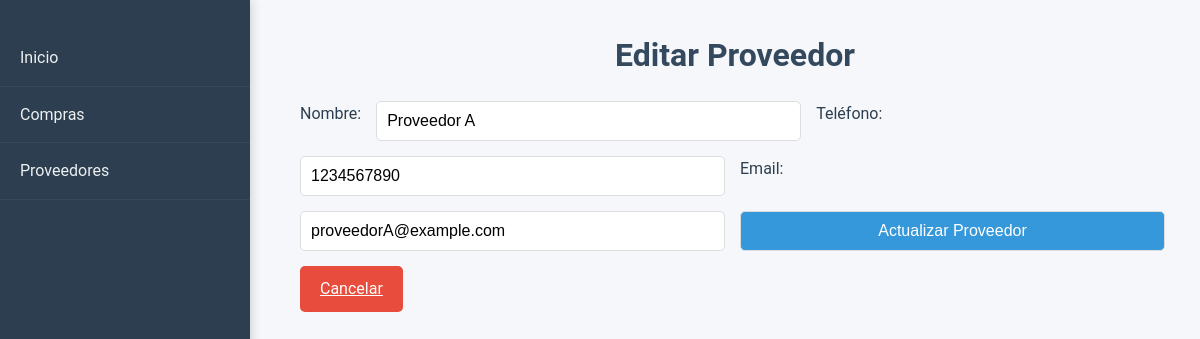
Screenshot of /proveedores/editar_proveedor.php?id=1 with the database file from the repository.
### tables this page shows
CREATE TABLE `proveedores` (
  `ID_Proveedor` int(11) NOT NULL,
  `Nombre` varchar(100) NOT NULL,
  `Contacto` varchar(100) DEFAULT NULL,
  `Telefono` varchar(15) DEFAULT NULL,
  `Direccion` varchar(255) DEFAULT NULL
);

### proveedores/editar_proveedor.php (the view, shortened to what this page needs)
<?php
include('../includes/conexion.php');
if (isset($_GET['id'])) {
    $id = $_GET['id'];
    $query = "SELECT * FROM proveedores WHERE ID_Proveedor = $id";
    $result = mysqli_query($conexion, $query);
    $proveedor = mysqli_fetch_assoc($result);
} else {
    header("Location: proveedores.php?error=ID no proporcionado");
    exit();
}
?>
<!DOCTYPE html>
<html lang="es">
<head>
    <link rel="stylesheet" href="../assets/css/styles.css">
</head>
<body>
    <div class="sidebar">
        <a href="../index.php">Inicio</a>
        <a href="../compras/compras.php">Compras</a>
        <a href="proveedores.php">Proveedores</a>
    </div>
    <div class="main-content">
        <h1>Editar Proveedor</h1>
        <form action="editar_proveedor.php?id=<?= $proveedor['ID_Proveedor']; ?>" method="POST">
            <label for="nombre">Nombre:</label>
            <input type="text" id="nombre" name="nombre" value="<?= $proveedor['Nombre']; ?>" required>
            <label for="telefono">Teléfono:</label>
            <input type="text" id="telefono" name="telefono" value="<?= $proveedor['Telefono']; ?>" required>
            <label for="email">Email:</label>
            <input type="email" id="email" name="email" value="<?= $proveedor['Contacto']; ?>" required>
            <button type="submit">Actualizar Proveedor</button>
            <a href="proveedores.php" class="btn btn-cancel">Cancelar</a>
        </form>
    </div>
</body>
</html>

### assets/css/styles.css (style rules this page uses)
* { margin: 0; padding: 0; box-sizing: border-box; }
body { font-family: 'Roboto', sans-serif; background-color: #f5f7fa; color: #2c3e50; line-height: 1.6; }
h1, h2, h3 { color: #34495e; text-align: center; margin-bottom: 20px; font-weight: bold; }
h1 { font-size: 2rem; margin-bottom: 20px; }
.sidebar { width: 250px; position: fixed; top: 0; left: 0; height: 100%; background-color: #2c3e50; padding-top: 30px; box-shadow: 2px 0 10px rgba(0, 0, 0, 0.15); z-index: 1000; transition: width 0.3s ease-in-out; }
.sidebar a { color: #ecf0f1; display: block; padding: 15px 20px; text-decoration: none; font-size: 16px; border-bottom: 1px solid #34495e; transition: background-color 0.3s ease, padding-left 0.3s ease; }
.main-content { margin-left: 270px; padding: 30px; }
button, .btn { background-color: #3498db; color: #ffffff; border: none; padding: 10px 20px; font-size: 16px; border-radius: 5px; cursor: pointer; transition: background-color 0.3s ease, transform 0.2s ease; }
.btn-cancel { background-color: #e74c3c; }
form { margin-top: 20px; display: flex; flex-wrap: wrap; gap: 15px; }
form input, form select, form button { width: calc(50% - 10px); padding: 10px; border-radius: 5px; border: 1px solid #ddd; font-size: 16px; }

### rows the page displays
proveedores: nombre "Proveedor A", telefono "1234567890", email "proveedorA@example.com"
